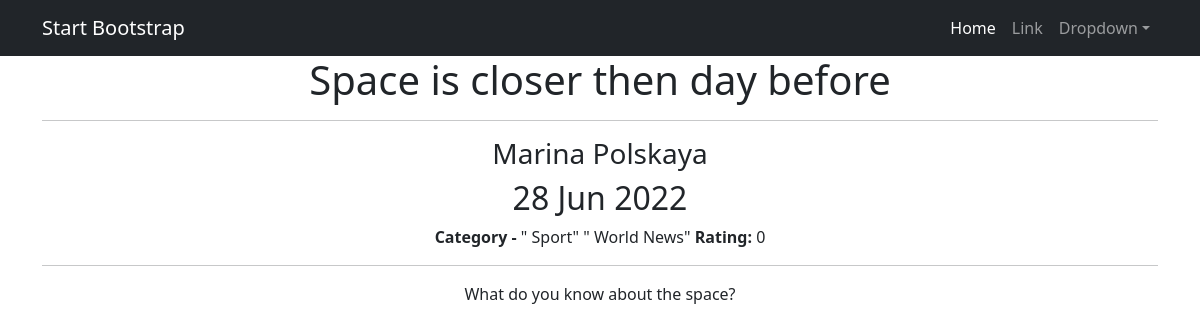
The page /news/2 on the database its author committed.
### news/models.py (models this page shows, shortened)
class Post(models.Model):
    author = models.ForeignKey(Author, on_delete=models.CASCADE)
    NEWS = 'NW'
    ARTICLE = 'AR'
    CATEGORY_CHOICE = (
        (NEWS, 'Новость'),
        (ARTICLE, 'Статья'),
    )
    categoryType = models.CharField(max_length=2, choices=CATEGORY_CHOICE, default=ARTICLE)
    dateCreation = models.DateTimeField(auto_now_add=True)
    postCategory = models.ManyToManyField(Category, through='PostCategory')
    title = models.CharField(max_length=256)
    text = models.TextField()
    rating = models.SmallIntegerField(default=0)
    related_name = 'news'

class Author(models.Model):
    authorUser = models.OneToOneField(User, on_delete=models.CASCADE)
    ratingAuthor = models.SmallIntegerField(default=0)
    def __str__(self):
        return f'{self.authorUser}'

class Category(models.Model):
    name = models.CharField(max_length=64, unique=True)
    def __str__(self):
        return f'{self.name.title()}'

### news/views.py (the view)
# urls.py: path('<int:pk>', NewsDetail.as_view()),
class NewsDetail(DetailView):
    model = Post
    template_name = 'new.html'
    context_object_name = 'new'

### templates/new.html (shortened to what this page needs)
{% extends 'flatpages/default.html' %}
{% load custom_filters %}
{% block content %}
    <h1>{{ new.title|censor_aut }}
    <hr>
    <h3> {{ new.author }} </h3>
    <h2> {{ new.dateCreation|date:'d M Y' }} </h2>
    <b> Category - </b>
    {% for categ in new.postCategory.all %}
        " {{ categ }}"
    {% endfor %}
    <b>Rating:</b> {{ new.rating}}
    <hr>
        {{ new.text|censor_aut }}</h1>
{% endblock content %}

### rows shown on the page
Post: title|censor_aut "Space is closer then day before", author "Marina Polskaya", dateCreation "28 Jun 2022", rating "0", text|censor_aut "What do you know about the space?"
Category: name "Sport"
Category: name "World News"
